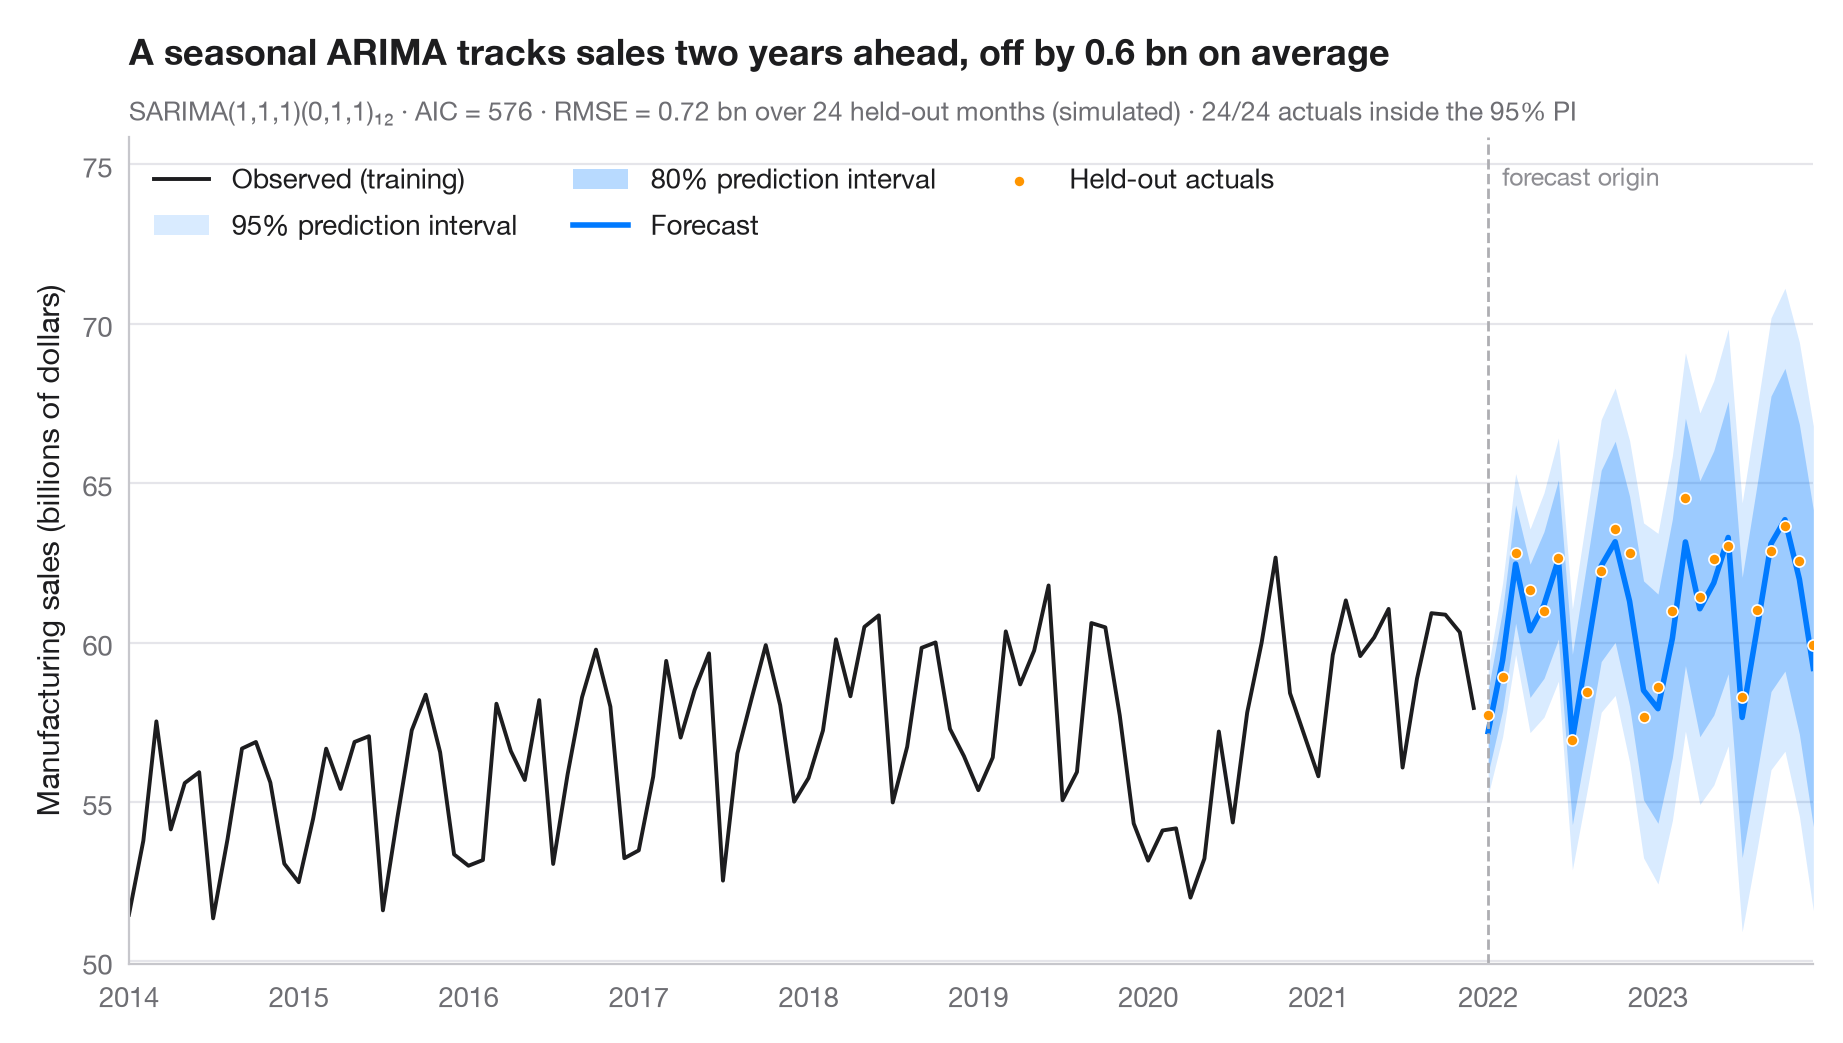

Generate this figure with Python:
"""
title: SARIMA forecast
summary: Seasonal ARIMA forecast of monthly manufacturing sales, with 80% and 95% intervals vs held-out data.
r: forecast::autoplot(forecast())
tags: [ARIMA, SARIMA, forecast, prediction interval, RMSE, Statistics Canada]
description: |
  A forecast is only honest with its uncertainty. The dark fan is the 80%
  prediction interval, the light fan the 95% interval; both widen as the horizon
  grows. The last two years were **held out** from the fit, so the dots show what
  actually happened and the subtitle reports the out-of-sample RMSE and how many
  of those months fell inside the 95% interval.

  The setting is Warin (2024, *Technology Innovations in Statistics Education*),
  on using Statistics Canada's open economic data in statistics courses, where
  monthly manufacturing sales are a typical teaching series. The data here are
  **simulated** for illustration and are not Statistics Canada's figures: a
  manufacturing-sales-like series in billions of dollars, January 2005 to
  December 2023 (228 months), built from a trend with two slumps (2009 and
  spring 2020), a fixed monthly pattern and noise. The same simulated series is
  used in the STL, SARIMA and seasonal subseries examples. The model is fitted on
  2005–2021 and forecasts the 24 months of 2022–2023. It is a seasonal
  ARIMA(1,1,1)(0,1,1)₁₂ — the classic "airline" structure — fitted with
  `statsmodels.tsa.statespace.SARIMAX`; intervals come from
  `get_forecast().conf_int()`.
"""
import matplotlib.pyplot as plt
import numpy as np
import pandas as pd
from statsmodels.tsa.statespace.sarimax import SARIMAX

# Simulated data, set in the context of Warin (2024) [warin2024statcan]

# Data: simulated monthly manufacturing sales, billions of dollars, 2005–2023 (shared generator)
rng = np.random.default_rng(2024)
idx = pd.date_range("2005-01-01", "2023-12-01", freq="MS")
t = np.arange(len(idx))
trend = 48 + 0.06 * t - 7 * np.exp(-((t - 54) / 9) ** 2) - 8 * np.exp(-((t - 183) / 2.5) ** 2)
season = np.tile([-3.0, -0.8, 2.6, 0.6, 1.2, 2.2, -3.4, -1.2, 1.6, 2.0, 0.4, -2.2], len(idx) // 12)
sales = pd.Series(trend + season + rng.normal(0, 0.7, len(idx)), index=idx)
h = 24                                                  # hold out the last two years
train, test = sales[:-h], sales[-h:]

# Fit a seasonal ARIMA and forecast the held-out horizon
fit = SARIMAX(train, order=(1, 1, 1), seasonal_order=(0, 1, 1, 12)).fit(disp=False)
fc = fit.get_forecast(h)
mean, ci95, ci80 = fc.predicted_mean, fc.conf_int(alpha=0.05), fc.conf_int(alpha=0.20)

rmse = np.sqrt(((test - mean) ** 2).mean())
mae = (test - mean).abs().mean()                  # mean absolute error
covered = ((test >= ci95.iloc[:, 0]) & (test <= ci95.iloc[:, 1])).sum()

fig, ax = plt.subplots(figsize=(9, 5))
hist = train["2014":]
ax.plot(hist.index, hist, color="#1D1D1F", lw=1.4, label="Observed (training)")
ax.fill_between(mean.index, ci95.iloc[:, 0], ci95.iloc[:, 1], color="#007AFF", alpha=0.15, lw=0,
                label="95% prediction interval")
ax.fill_between(mean.index, ci80.iloc[:, 0], ci80.iloc[:, 1], color="#007AFF", alpha=0.28, lw=0,
                label="80% prediction interval")
ax.plot(mean.index, mean, color="#007AFF", lw=2, label="Forecast")
ax.scatter(test.index, test, s=16, color="#FF9500", edgecolor="white", lw=0.6, zorder=4,
           label="Held-out actuals")

# Mark the forecast origin
ax.axvline(test.index[0], color="#AEAEB2", lw=1, ls="--")
ax.text(test.index[0], 0.97, "  forecast origin", transform=ax.get_xaxis_transform(),
        fontsize=9, color="#8E8E93", va="top")

ax.set(ylabel="Manufacturing sales (billions of dollars)", xlim=(hist.index[0], test.index[-1]))
ax.legend(loc="upper left", ncols=3)
ax.set_ylim(top=mean.max() + 12)
ax.set_title(f"A seasonal ARIMA tracks sales two years ahead, off by {mae:.1f} bn on average", pad=26)
ax.text(0, 1.02, f"SARIMA(1,1,1)(0,1,1)₁₂ · AIC = {fit.aic:.0f} · RMSE = {rmse:.2f} bn over {h} held-out "
        f"months (simulated) · {covered}/{h} actuals inside the 95% PI",
        transform=ax.transAxes, fontsize=9.5, color="#6E6E73")
plt.show()
